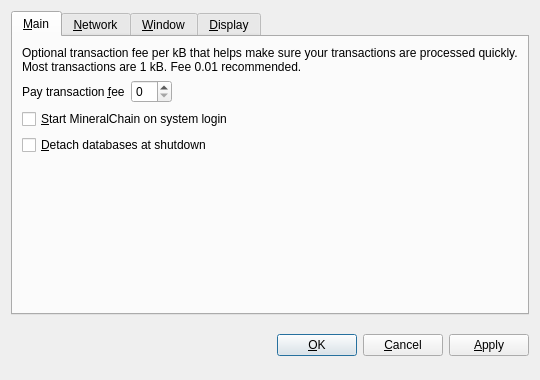
<?xml version="1.0" encoding="UTF-8"?>
<ui version="4.0">
 <class>OptionsDialog</class>
 <widget class="QDialog" name="OptionsDialog">
  <property name="geometry">
   <rect>
    <x>0</x>
    <y>0</y>
    <width>540</width>
    <height>380</height>
   </rect>
  </property>
  <property name="windowTitle">
   <string>Options</string>
  </property>
  <property name="modal">
   <bool>true</bool>
  </property>
  <layout class="QVBoxLayout" name="verticalLayout">
   <item>
    <widget class="QTabWidget" name="tabWidget">
     <property name="tabPosition">
      <enum>QTabWidget::North</enum>
     </property>
     <property name="currentIndex">
      <number>0</number>
     </property>
     <widget class="QWidget" name="tabMain">
      <attribute name="title">
       <string>&amp;Main</string>
      </attribute>
      <layout class="QVBoxLayout" name="verticalLayout_Main">
       <item>
        <widget class="QLabel" name="transactionFeeInfoLabel">
         <property name="text">
          <string>Optional transaction fee per kB that helps make sure your transactions are processed quickly. Most transactions are 1 kB. Fee 0.01 recommended.</string>
         </property>
         <property name="textFormat">
          <enum>Qt::PlainText</enum>
         </property>
         <property name="wordWrap">
          <bool>true</bool>
         </property>
        </widget>
       </item>
       <item>
        <layout class="QHBoxLayout" name="horizontalLayout_Main">
         <item>
          <widget class="QLabel" name="transactionFeeLabel">
           <property name="text">
            <string>Pay transaction &amp;fee</string>
           </property>
           <property name="textFormat">
            <enum>Qt::PlainText</enum>
           </property>
           <property name="buddy">
            <cstring>transactionFee</cstring>
           </property>
          </widget>
         </item>
         <item>
          <widget class="BitcoinAmountField" name="transactionFee"/>
         </item>
         <item>
          <spacer name="horizontalSpacer_Main">
           <property name="orientation">
            <enum>Qt::Horizontal</enum>
           </property>
           <property name="sizeHint" stdset="0">
            <size>
             <width>40</width>
             <height>20</height>
            </size>
           </property>
          </spacer>
         </item>
        </layout>
       </item>
       <item>
        <widget class="QCheckBox" name="bitcoinAtStartup">
         <property name="toolTip">
          <string>Automatically start MineralChain after logging in to the system.</string>
         </property>
         <property name="text">
          <string>&amp;Start MineralChain on system login</string>
         </property>
        </widget>
       </item>
       <item>
        <widget class="QCheckBox" name="detachDatabases">
         <property name="toolTip">
          <string>Detach block and address databases at shutdown. This means they can be moved to another data directory, but it slows down shutdown. The wallet is always detached.</string>
         </property>
         <property name="text">
          <string>&amp;Detach databases at shutdown</string>
         </property>
        </widget>
       </item>
       <item>
        <spacer name="verticalSpacer_Main">
         <property name="orientation">
          <enum>Qt::Vertical</enum>
         </property>
         <property name="sizeHint" stdset="0">
          <size>
           <width>20</width>
           <height>40</height>
          </size>
         </property>
        </spacer>
       </item>
      </layout>
     </widget>
     <widget class="QWidget" name="tabNetwork">
      <attribute name="title">
       <string>&amp;Network</string>
      </attribute>
      <layout class="QVBoxLayout" name="verticalLayout_Network">
       <item>
        <widget class="QCheckBox" name="mapPortUpnp">
         <property name="toolTip">
          <string>Automatically open the MineralChain client port on the router. This only works when your router supports UPnP and it is enabled.</string>
         </property>
         <property name="text">
          <string>Map port using &amp;UPnP</string>
         </property>
        </widget>
       </item>
       <item>
        <widget class="QCheckBox" name="connectSocks">
         <property name="toolTip">
          <string>Connect to the MineralChain network through a SOCKS proxy (e.g. when connecting through Tor).</string>
         </property>
         <property name="text">
          <string>&amp;Connect through SOCKS proxy:</string>
         </property>
        </widget>
       </item>
       <item>
        <layout class="QHBoxLayout" name="horizontalLayout_Network">
         <item>
          <widget class="QLabel" name="proxyIpLabel">
           <property name="text">
            <string>Proxy &amp;IP:</string>
           </property>
           <property name="textFormat">
            <enum>Qt::PlainText</enum>
           </property>
           <property name="buddy">
            <cstring>proxyIp</cstring>
           </property>
          </widget>
         </item>
         <item>
          <widget class="QValidatedLineEdit" name="proxyIp">
           <property name="maximumSize">
            <size>
             <width>140</width>
             <height>16777215</height>
            </size>
           </property>
           <property name="toolTip">
            <string>IP address of the proxy (e.g. 127.0.0.1)</string>
           </property>
          </widget>
         </item>
         <item>
          <widget class="QLabel" name="proxyPortLabel">
           <property name="text">
            <string>&amp;Port:</string>
           </property>
           <property name="textFormat">
            <enum>Qt::PlainText</enum>
           </property>
           <property name="buddy">
            <cstring>proxyPort</cstring>
           </property>
          </widget>
         </item>
         <item>
          <widget class="QLineEdit" name="proxyPort">
           <property name="maximumSize">
            <size>
             <width>55</width>
             <height>16777215</height>
            </size>
           </property>
           <property name="toolTip">
            <string>Port of the proxy (e.g. 9050)</string>
           </property>
          </widget>
         </item>
         <item>
          <widget class="QLabel" name="socksVersionLabel">
           <property name="text">
            <string>SOCKS &amp;Version:</string>
           </property>
           <property name="textFormat">
            <enum>Qt::PlainText</enum>
           </property>
           <property name="buddy">
            <cstring>socksVersion</cstring>
           </property>
          </widget>
         </item>
         <item>
          <widget class="QValueComboBox" name="socksVersion">
           <property name="toolTip">
            <string>SOCKS version of the proxy (e.g. 5)</string>
           </property>
          </widget>
         </item>
         <item>
          <spacer name="horizontalSpacer_Network">
           <property name="orientation">
            <enum>Qt::Horizontal</enum>
           </property>
           <property name="sizeHint" stdset="0">
            <size>
             <width>40</width>
             <height>20</height>
            </size>
           </property>
          </spacer>
         </item>
        </layout>
       </item>
       <item>
        <spacer name="verticalSpacer_Network">
         <property name="orientation">
          <enum>Qt::Vertical</enum>
         </property>
         <property name="sizeHint" stdset="0">
          <size>
           <width>20</width>
           <height>40</height>
          </size>
         </property>
        </spacer>
       </item>
      </layout>
     </widget>
     <widget class="QWidget" name="tabWindow">
      <attribute name="title">
       <string>&amp;Window</string>
      </attribute>
      <layout class="QVBoxLayout" name="verticalLayout_Window">
       <item>
        <widget class="QCheckBox" name="minimizeToTray">
         <property name="toolTip">
          <string>Show only a tray icon after minimizing the window.</string>
         </property>
         <property name="text">
          <string>&amp;Minimize to the tray instead of the taskbar</string>
         </property>
        </widget>
       </item>
       <item>
        <widget class="QCheckBox" name="minimizeOnClose">
         <property name="toolTip">
          <string>Minimize instead of exit the application when the window is closed. When this option is enabled, the application will be closed only after selecting Quit in the menu.</string>
         </property>
         <property name="text">
          <string>M&amp;inimize on close</string>
         </property>
        </widget>
       </item>
       <item>
        <spacer name="verticalSpacer_Window">
         <property name="orientation">
          <enum>Qt::Vertical</enum>
         </property>
         <property name="sizeHint" stdset="0">
          <size>
           <width>20</width>
           <height>40</height>
          </size>
         </property>
        </spacer>
       </item>
      </layout>
     </widget>
     <widget class="QWidget" name="tabDisplay">
      <attribute name="title">
       <string>&amp;Display</string>
      </attribute>
      <layout class="QVBoxLayout" name="verticalLayout_Display">
       <item>
        <layout class="QHBoxLayout" name="horizontalLayout_1_Display">
         <item>
          <widget class="QLabel" name="langLabel">
           <property name="text">
            <string>User Interface &amp;language:</string>
           </property>
           <property name="textFormat">
            <enum>Qt::PlainText</enum>
           </property>
           <property name="buddy">
            <cstring>lang</cstring>
           </property>
          </widget>
         </item>
         <item>
          <widget class="QValueComboBox" name="lang">
           <property name="toolTip">
            <string>The user interface language can be set here. This setting will take effect after restarting MineralChain.</string>
           </property>
          </widget>
         </item>
        </layout>
       </item>
       <item>
        <layout class="QHBoxLayout" name="horizontalLayout_2_Display">
         <item>
          <widget class="QLabel" name="unitLabel">
           <property name="text">
            <string>&amp;Unit to show amounts in:</string>
           </property>
           <property name="textFormat">
            <enum>Qt::PlainText</enum>
           </property>
           <property name="buddy">
            <cstring>unit</cstring>
           </property>
          </widget>
         </item>
         <item>
          <widget class="QValueComboBox" name="unit">
           <property name="toolTip">
            <string>Choose the default subdivision unit to show in the interface and when sending coins.</string>
           </property>
          </widget>
         </item>
        </layout>
       </item>
       <item>
        <widget class="QCheckBox" name="displayAddresses">
         <property name="toolTip">
          <string>Whether to show MineralChain addresses in the transaction list or not.</string>
         </property>
         <property name="text">
          <string>&amp;Display addresses in transaction list</string>
         </property>
        </widget>
       </item>
       <item>
        <widget class="QCheckBox" name="coinControlFeatures">
         <property name="toolTip">
          <string>Whether to show coin control features or not.</string>
         </property>
         <property name="text">
          <string>Display coin &amp;control features (experts only!)</string>
         </property>
        </widget>
       </item>
       <item>
        <spacer name="verticalSpacer_Display">
         <property name="orientation">
          <enum>Qt::Vertical</enum>
         </property>
         <property name="sizeHint" stdset="0">
          <size>
           <width>20</width>
           <height>40</height>
          </size>
         </property>
        </spacer>
       </item>
      </layout>
     </widget>
    </widget>
   </item>
   <item>
    <layout class="QHBoxLayout" name="horizontalLayout_Buttons">
     <item>
      <spacer name="horizontalSpacer_1">
       <property name="orientation">
        <enum>Qt::Horizontal</enum>
       </property>
       <property name="sizeHint" stdset="0">
        <size>
         <width>40</width>
         <height>48</height>
        </size>
       </property>
      </spacer>
     </item>
     <item>
      <widget class="QLabel" name="statusLabel">
       <property name="font">
        <font>
         <weight>75</weight>
         <bold>true</bold>
        </font>
       </property>
       <property name="text">
        <string/>
       </property>
       <property name="textFormat">
        <enum>Qt::PlainText</enum>
       </property>
       <property name="wordWrap">
        <bool>true</bool>
       </property>
      </widget>
     </item>
     <item>
      <spacer name="horizontalSpacer_2">
       <property name="orientation">
        <enum>Qt::Horizontal</enum>
       </property>
       <property name="sizeHint" stdset="0">
        <size>
         <width>40</width>
         <height>48</height>
        </size>
       </property>
      </spacer>
     </item>
     <item>
      <widget class="QPushButton" name="okButton">
       <property name="text">
        <string>&amp;OK</string>
       </property>
      </widget>
     </item>
     <item>
      <widget class="QPushButton" name="cancelButton">
       <property name="text">
        <string>&amp;Cancel</string>
       </property>
       <property name="autoDefault">
        <bool>false</bool>
       </property>
      </widget>
     </item>
     <item>
      <widget class="QPushButton" name="applyButton">
       <property name="text">
        <string>&amp;Apply</string>
       </property>
       <property name="autoDefault">
        <bool>false</bool>
       </property>
      </widget>
     </item>
    </layout>
   </item>
  </layout>
 </widget>
 <customwidgets>
  <customwidget>
   <class>BitcoinAmountField</class>
   <extends>QSpinBox</extends>
   <header>bitcoinamountfield.h</header>
  </customwidget>
  <customwidget>
   <class>QValueComboBox</class>
   <extends>QComboBox</extends>
   <header>qvaluecombobox.h</header>
  </customwidget>
  <customwidget>
   <class>QValidatedLineEdit</class>
   <extends>QLineEdit</extends>
   <header>qvalidatedlineedit.h</header>
  </customwidget>
 </customwidgets>
 <resources/>
 <connections/>
</ui>
